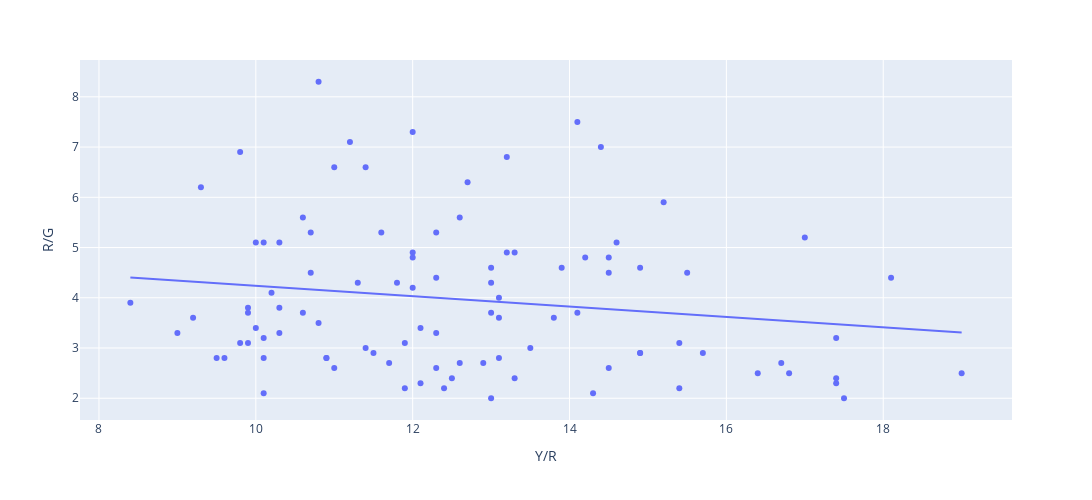

Notebook cell for this chart:
### Code cell
fig = px.scatter(wr_df, x="Y/R", y="R/G", trendline='ols', hover_data=['Player'], height= 500, width=1333)
fig.show() #show scatter plot detailing performance of wide receivers

### Figure 1 — Plotly figure (JSON) as saved in the notebook; plotly's stock layout.template omitted (floating-point values rounded to 4 significant figures)
{"data": [{"customdata": [["Rashod Bateman"], ["Jaylen Waddle"], ["Terrace Marshall Jr."], ["Rashid Shaheed"], ["DeVante Parker"], ["Gabriel Davis"], ["A.J. Brown*"], ["Corey Davis"], ["DJ Chark"], ["Marquez Valdes-Scantling"], ["Darius Slayton"], ["Terry McLaurin*"], ["George Pickens"], ["Van Jefferson"], ["Davante Adams*+"], ["Amari Cooper"], ["Christian Watson"], ["Jahan Dotson"], ["Mike Evans"], ["Alec Pierce"], ["Chris Olave"], ["Jerry Jeudy"], ["Tyreek Hill*+"], ["Marquise Goodwin"], ["Mike Williams"], ["D.J. Moore"], ["Justin Jefferson*+"], ["Tee Higgins"], ["Donovan Peoples-Jones"], ["Treylon Burks"], ["Olamide Zaccheaus"], ["Garrett Wilson"], ["Christian Kirk"], ["Stefon Diggs*"], ["Allen Lazard"], ["Kalif Raymond"], ["Tyler Boyd"], ["Kendall Hinton"], ["Courtland Sutton"], ["Nico Collins"], ["Brandon Aiyuk"], ["Noah Brown"], ["CeeDee Lamb*"], ["DeVonta Smith"], ["Josh Reynolds"], ["Julio Jones"], ["Kendrick Bourne"], ["Darnell Mooney"], ["Brandin Cooks"], ["Randall Cobb"], ["Tyler Lockett"], ["Elijah Moore"], ["Mack Hollins"], ["JuJu Smith-Schuster"], ["Ja'Marr Chase*"], ["Jakobi Meyers"], ["Drake London"], ["Jauan Jennings"], ["Mecole Hardman"], ["Sterling Shepard"], ["DeAndre Carter"], ["D.K. Metcalf"], ["Marvin Jones"], ["Keenan Allen"], ["Chris Moore"], ["Deebo Samuel"], ["DeAndre Hopkins"], ["Amon-Ra St. Brown*"], ["Devin Duvernay*"], ["Jarvis Landry"], ["Michael Gallup"], ["K.J. Osborn"], ["Cooper Kupp"], ["Michael Thomas"], ["Josh Palmer"], ["Marquise Brown"], ["Isaiah Hodgins"], ["Curtis Samuel"], ["Diontae Johnson"], ["Allen Robinson"], ["Adam Thielen"], ["Romeo Doubs"], ["Isaiah McKenzie"], ["Rondale Moore"], ["Laviska Shenault Jr."], ["Richie James"], ["Zay Jones"], ["Robert Woods"], ["Wan'Dale Robinson"], ["Parris Campbell"], ["Chris Godwin"], ["Chase Claypool"], ["Ben Skowronek"], ["Demarcus Robinson"], ["Michael Pittman Jr."], ["Hunter Renfrow"], ["Greg Dortch"], ["Russell Gage"]], "hovertemplate": "Y/R=%{x}<br>R/G=%{y}<br>Player=%{customdata[0]}<extra></extra>", "legendgroup": "", "marker": {"color": "#636efa", "symbol": "circle"}, "mode": "markers", "name": "", "orientation": "v", "showlegend": false, "type": "scatter", "x": [19, 18.1, 17.5, 17.4, 17.4, 17.4, 17, 16.8, 16.7, 16.4, 15.7, 15.5, 15.4, 15.4, 15.2, 14.9, 14.9, 14.9, 14.6, 14.5, 14.5, 14.5, 14.4, 14.3, 14.2, 14.1, 14.1, 13.9, 13.8, 13.5, 13.3, 13.3, 13.2, 13.2, 13.1, 13.1, 13.1, 13, 13, 13, 13, 12.9, 12.7, 12.6, 12.6, 12.5, 12.4, 12.3, 12.3, 12.3, 12.3, 12.1, 12.1, 12, 12, 12, 12, 11.9, 11.9, 11.8, 11.7, 11.6, 11.5, 11.4, 11.4, 11.3, 11.2, 11, 11, 10.9, 10.9, 10.8, 10.8, 10.7, 10.7, 10.6, 10.6, 10.3, 10.3, 10.3, 10.2, 10.1, 10.1, 10.1, 10.1, 10, 10, 9.9, 9.9, 9.9, 9.8, 9.8, 9.6, 9.5, 9.3, 9.2, 9, 8.4], "xaxis": "x", "y": [2.5, 4.4, 2, 2.3, 2.4, 3.2, 5.2, 2.5, 2.7, 2.5, 2.9, 4.5, 3.1, 2.2, 5.9, 4.6, 2.9, 2.9, 5.1, 2.6, 4.8, 4.5, 7, 2.1, 4.8, 3.7, 7.5, 4.6, 3.6, 3, 2.4, 4.9, 4.9, 6.8, 4, 2.8, 3.6, 2, 4.3, 3.7, 4.6, 2.7, 6.3, 5.6, 2.7, 2.4, 2.2, 3.3, 4.4, 2.6, 5.3, 2.3, 3.4, 4.9, 7.3, 4.8, 4.2, 2.2, 3.1, 4.3, 2.7, 5.3, 2.9, 6.6, 3, 4.3, 7.1, 6.6, 2.6, 2.8, 2.8, 3.5, 8.3, 5.3, 4.5, 5.6, 3.7, 3.8, 5.1, 3.3, 4.1, 3.2, 2.8, 5.1, 2.1, 3.4, 5.1, 3.1, 3.8, 3.7, 6.9, 3.1, 2.8, 2.8, 6.2, 3.6, 3.3, 3.9], "yaxis": "y"}, {"hovertemplate": "<b>OLS trendline</b><br>R/G = -0.103171 * Y/R + 5.26952<br>R<sup>2</sup>=0.027596<br><br>Y/R=%{x}<br>R/G=%{y} <b>(trend)</b><extra></extra>", "legendgroup": "", "marker": {"color": "#636efa", "symbol": "circle"}, "mode": "lines", "name": "", "showlegend": false, "type": "scatter", "x": [8.4, 9, 9.2, 9.3, 9.5, 9.6, 9.8, 9.8, 9.9, 9.9, 9.9, 10, 10, 10.1, 10.1, 10.1, 10.1, 10.2, 10.3, 10.3, 10.3, 10.6, 10.6, 10.7, 10.7, 10.8, 10.8, 10.9, 10.9, 11, 11, 11.2, 11.3, 11.4, 11.4, 11.5, 11.6, 11.7, 11.8, 11.9, 11.9, 12, 12, 12, 12, 12.1, 12.1, 12.3, 12.3, 12.3, 12.3, 12.4, 12.5, 12.6, 12.6, 12.7, 12.9, 13, 13, 13, 13, 13.1, 13.1, 13.1, 13.2, 13.2, 13.3, 13.3, 13.5, 13.8, 13.9, 14.1, 14.1, 14.2, 14.3, 14.4, 14.5, 14.5, 14.5, 14.6, 14.9, 14.9, 14.9, 15.2, 15.4, 15.4, 15.5, 15.7, 16.4, 16.7, 16.8, 17, 17.4, 17.4, 17.4, 17.5, 18.1, 19], "xaxis": "x", "y": [4.403, 4.341, 4.32, 4.31, 4.289, 4.279, 4.258, 4.258, 4.248, 4.248, 4.248, 4.238, 4.238, 4.227, 4.227, 4.227, 4.227, 4.217, 4.207, 4.207, 4.207, 4.176, 4.176, 4.166, 4.166, 4.155, 4.155, 4.145, 4.145, 4.135, 4.135, 4.114, 4.104, 4.093, 4.093, 4.083, 4.073, 4.062, 4.052, 4.042, 4.042, 4.031, 4.031, 4.031, 4.031, 4.021, 4.021, 4.001, 4.001, 4.001, 4.001, 3.99, 3.98, 3.97, 3.97, 3.959, 3.939, 3.928, 3.928, 3.928, 3.928, 3.918, 3.918, 3.918, 3.908, 3.908, 3.897, 3.897, 3.877, 3.846, 3.835, 3.815, 3.815, 3.804, 3.794, 3.784, 3.774, 3.774, 3.774, 3.763, 3.732, 3.732, 3.732, 3.701, 3.681, 3.681, 3.67, 3.65, 3.578, 3.547, 3.536, 3.516, 3.474, 3.474, 3.474, 3.464, 3.402, 3.309], "yaxis": "y"}], "layout": {"height": 500, "legend": {"tracegroupgap": 0}, "margin": {"t": 60}, "width": 1333, "xaxis": {"anchor": "y", "domain": [0, 1], "title": {"text": "Y/R"}}, "yaxis": {"anchor": "x", "domain": [0, 1], "title": {"text": "R/G"}}}}
